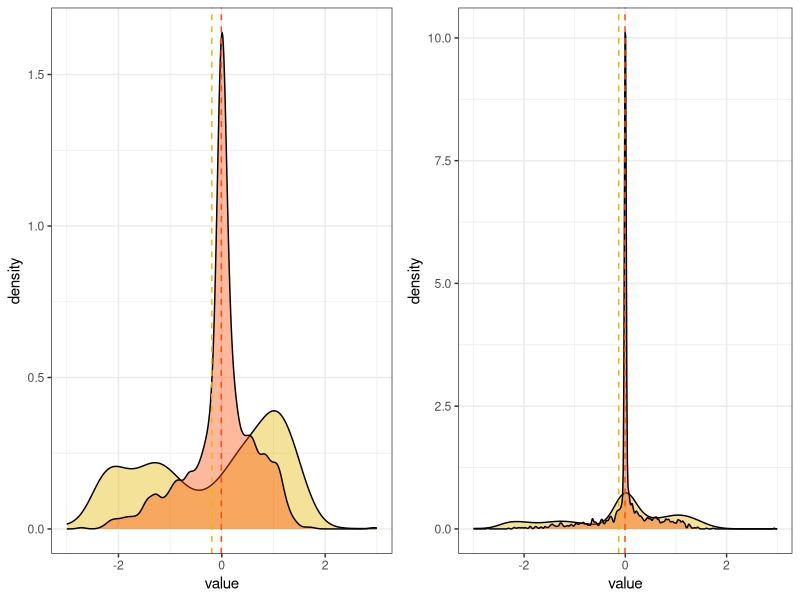
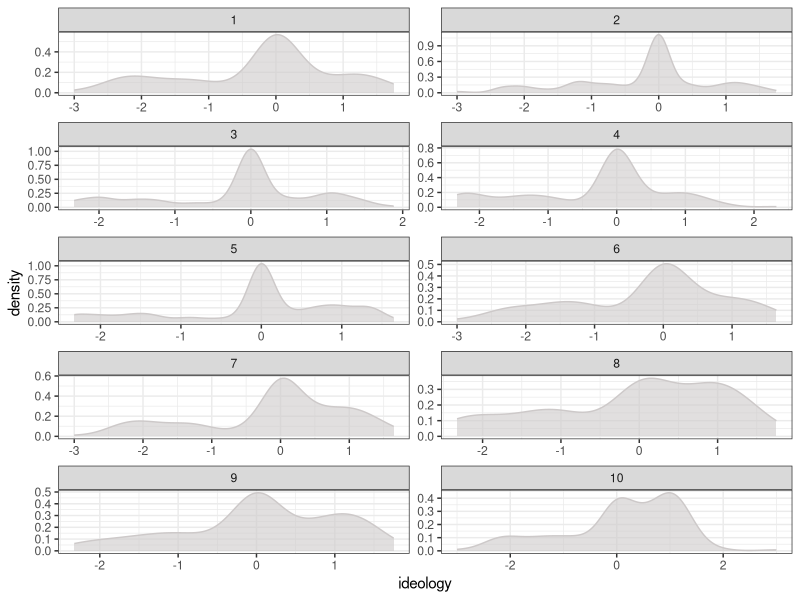

The R source for these figures, in order:
# weighting and distribution within deciles.

library(reshape)
library(ggplot2)
library(plyr)

setwd("C:/Users/Subhayan/Documents/Work/twitter-landscape//")

#without NAs

#elites
elite_df = read.csv("data/weak_elite_ideologies.csv", as.is = T)
elite_df = elite_df[!is.na(elite_df$ideology),]

#those with -Inf and +Inf ideologies are assigned very low and very high values instead.
#+/-3 is chosen because all other elites have absolute ideologies less than 3.
elite_df[elite_df$ideology == -Inf,]$ideology = -3
elite_df[elite_df$ideology == Inf,]$ideology = 3

names(elite_df)[2] = "ideology"
elites = elite_df$username

elite_freq = read.csv("data/elites_activity.csv", as.is = T)
names(elite_freq)[1] = "username"

elite_freq$numberoftweets_scaled = (elite_freq$numberoftweets - min(elite_freq$numberoftweets))/(max(elite_freq$numberoftweets) - min(elite_freq$numberoftweets))

elite_df$username = tolower(elite_df$username)
elite_freq_df = merge(elite_df, elite_freq)
elite_freq_df$corrected_ideology = elite_freq_df$ideology * elite_freq_df$numberoftweets_scaled

elite_freq_viz = elite_freq_df[,c(1, 2, 5)]

elite_freq_viz_long = melt(elite_freq_viz, id.vars= "username")

mu <- ddply(elite_freq_viz_long, "variable", summarise, grp.mean=mean(value, na.rm = T))

p3_withoutNA = ggplot(elite_freq_viz_long, aes(x=value, fill=variable)) +
  geom_density(alpha=0.4) +
  geom_vline(data=mu, aes(xintercept=grp.mean, color=variable),
             linetype="dashed") +
  scale_colour_manual(values = c("#E7B800", "#FC4E07")) +
  scale_fill_manual(values = c("#E7B800", "#FC4E07")) +
  theme_bw() +
  theme(legend.position = "none")

#elites without neutrals: weighted vs unweighted

#with NAs

library(reshape)

#elites
elite_df = read.csv("data/weak_elite_ideologies.csv", as.is = T)

#those with -Inf and +Inf ideologies are assigned very low and very high values instead.
#+/-3 is chosen because all other elites have absolute ideologies less than 3.
elite_df[is.na(elite_df$ideology),]$ideology = 0
elite_df[elite_df$ideology == -Inf,]$ideology = -3
elite_df[elite_df$ideology == Inf,]$ideology = 3

names(elite_df)[2] = "ideology"
elites = elite_df$username

elite_freq = read.csv("data/elites_activity.csv", as.is = T)
names(elite_freq)[1] = "username"

elite_freq$numberoftweets_scaled = (elite_freq$numberoftweets - min(elite_freq$numberoftweets))/(max(elite_freq$numberoftweets) - min(elite_freq$numberoftweets))

elite_df$username = tolower(elite_df$username)
elite_freq_df = merge(elite_df, elite_freq)
elite_freq_df$corrected_ideology = elite_freq_df$ideology * elite_freq_df$numberoftweets_scaled

elite_freq_viz = elite_freq_df[,c(1, 2, 5)]

elite_freq_viz_long = melt(elite_freq_viz, id.vars= "username")

mu <- ddply(elite_freq_viz_long, "variable", summarise, grp.mean=mean(value, na.rm = T))

p4_withNA = ggplot(elite_freq_viz_long, aes(x=value, fill=variable)) +
  geom_density(alpha=0.4) +
  geom_vline(data=mu, aes(xintercept=grp.mean, color=variable),
             linetype="dashed") +
  scale_colour_manual(values = c("#E7B800", "#FC4E07")) +
  scale_fill_manual(values = c("#E7B800", "#FC4E07")) +
  theme_bw() +
  theme(legend.position = "none") 

#elites with neutrals: weighted vs unweighted

library(gridExtra)

#figure 4
grid.arrange(p3_withoutNA, p4_withNA, nrow = 1)

#distribution within deciles

qs = quantile(elite_freq_df$numberoftweets, probs = seq(0, 1, by = 0.1))

par(mfrow=c(5,2))

all_decile_df = NULL
grays = gray.colors(10, start = 0.1, end = 0.9, gamma = 2.2, alpha = NULL)
for(i in 1:10) {
  decile_df = elite_freq_df[elite_freq_df$numberoftweets >= qs[i] & 
                              elite_freq_df$numberoftweets <= qs[i+1],]
  
  d_de = density(decile_df$ideology)
  #plot(d_de, xlab = "ideology", paste0(main = "ideological distribution of (N=" , nrow(decile_df),") elites in dcile ", i))
  decile_df$decile = i
  all_decile_df = rbind(all_decile_df, decile_df)
}

#elite ideology with neutrals, distribution within deciles

#figure 5
ggplot(all_decile_df, aes(x=ideology)) +
  geom_density(fill="snow3", alpha = 0.6, color = "snow3") +
  theme_bw() +
  facet_wrap(all_decile_df$decile, nrow = 5, scales = "free") +
  scale_fill_gradient(low="white", high="black") +
  theme(legend.position = "none")
